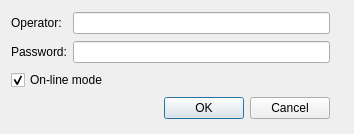
<?xml version="1.0" encoding="UTF-8"?>
<ui version="4.0">
 <class>Dialog</class>
 <widget class="QDialog" name="Dialog">
  <property name="geometry">
   <rect>
    <x>0</x>
    <y>0</y>
    <width>354</width>
    <height>134</height>
   </rect>
  </property>
  <property name="sizePolicy">
   <sizepolicy hsizetype="Preferred" vsizetype="Preferred">
    <horstretch>0</horstretch>
    <verstretch>0</verstretch>
   </sizepolicy>
  </property>
  <property name="minimumSize">
   <size>
    <width>0</width>
    <height>0</height>
   </size>
  </property>
  <property name="maximumSize">
   <size>
    <width>629</width>
    <height>388</height>
   </size>
  </property>
  <property name="focusPolicy">
   <enum>Qt::NoFocus</enum>
  </property>
  <property name="windowTitle">
   <string>Log in to CCT</string>
  </property>
  <property name="windowIcon">
   <iconset resource="../../../resource/icons/icons.qrc">
    <normaloff>:/icons/cctlogo.svg</normaloff>:/icons/cctlogo.svg</iconset>
  </property>
  <property name="sizeGripEnabled">
   <bool>false</bool>
  </property>
  <property name="modal">
   <bool>true</bool>
  </property>
  <layout class="QGridLayout" name="gridLayout">
   <item row="1" column="1">
    <widget class="QLabel" name="label_2">
     <property name="text">
      <string>Password:</string>
     </property>
    </widget>
   </item>
   <item row="3" column="2">
    <widget class="QDialogButtonBox" name="buttonBox">
     <property name="orientation">
      <enum>Qt::Horizontal</enum>
     </property>
     <property name="standardButtons">
      <set>QDialogButtonBox::Cancel|QDialogButtonBox::Ok</set>
     </property>
    </widget>
   </item>
   <item row="0" column="3" rowspan="4">
    <widget class="QLabel" name="label_3">
     <property name="maximumSize">
      <size>
       <width>92</width>
       <height>92</height>
      </size>
     </property>
     <property name="text">
      <string/>
     </property>
     <property name="pixmap">
      <pixmap resource="../../../resource/icons/icons.qrc">:/icons/cctlogo.svg</pixmap>
     </property>
     <property name="scaledContents">
      <bool>true</bool>
     </property>
    </widget>
   </item>
   <item row="0" column="2">
    <widget class="QLineEdit" name="operatorLineEdit">
     <property name="sizePolicy">
      <sizepolicy hsizetype="Expanding" vsizetype="Fixed">
       <horstretch>1</horstretch>
       <verstretch>0</verstretch>
      </sizepolicy>
     </property>
     <property name="toolTip">
      <string>User name</string>
     </property>
    </widget>
   </item>
   <item row="0" column="1">
    <widget class="QLabel" name="label">
     <property name="text">
      <string>Operator:</string>
     </property>
    </widget>
   </item>
   <item row="1" column="2">
    <widget class="QLineEdit" name="passwordLineEdit">
     <property name="sizePolicy">
      <sizepolicy hsizetype="Expanding" vsizetype="Fixed">
       <horstretch>1</horstretch>
       <verstretch>0</verstretch>
      </sizepolicy>
     </property>
     <property name="toolTip">
      <string>Password pertaining to the user name</string>
     </property>
     <property name="echoMode">
      <enum>QLineEdit::Password</enum>
     </property>
    </widget>
   </item>
   <item row="2" column="1" colspan="2">
    <widget class="QCheckBox" name="onlineCheckBox">
     <property name="toolTip">
      <string>If unchecked, no connections are made to the instrument and the configuration files will not be modified.</string>
     </property>
     <property name="text">
      <string>On-line mode</string>
     </property>
     <property name="checked">
      <bool>true</bool>
     </property>
    </widget>
   </item>
  </layout>
 </widget>
 <tabstops>
  <tabstop>operatorLineEdit</tabstop>
  <tabstop>passwordLineEdit</tabstop>
 </tabstops>
 <resources>
  <include location="../../../resource/icons/icons.qrc"/>
 </resources>
 <connections>
  <connection>
   <sender>buttonBox</sender>
   <signal>accepted()</signal>
   <receiver>Dialog</receiver>
   <slot>accept()</slot>
   <hints>
    <hint type="sourcelabel">
     <x>248</x>
     <y>254</y>
    </hint>
    <hint type="destinationlabel">
     <x>157</x>
     <y>274</y>
    </hint>
   </hints>
  </connection>
  <connection>
   <sender>buttonBox</sender>
   <signal>rejected()</signal>
   <receiver>Dialog</receiver>
   <slot>reject()</slot>
   <hints>
    <hint type="sourcelabel">
     <x>316</x>
     <y>260</y>
    </hint>
    <hint type="destinationlabel">
     <x>286</x>
     <y>274</y>
    </hint>
   </hints>
  </connection>
 </connections>
</ui>
